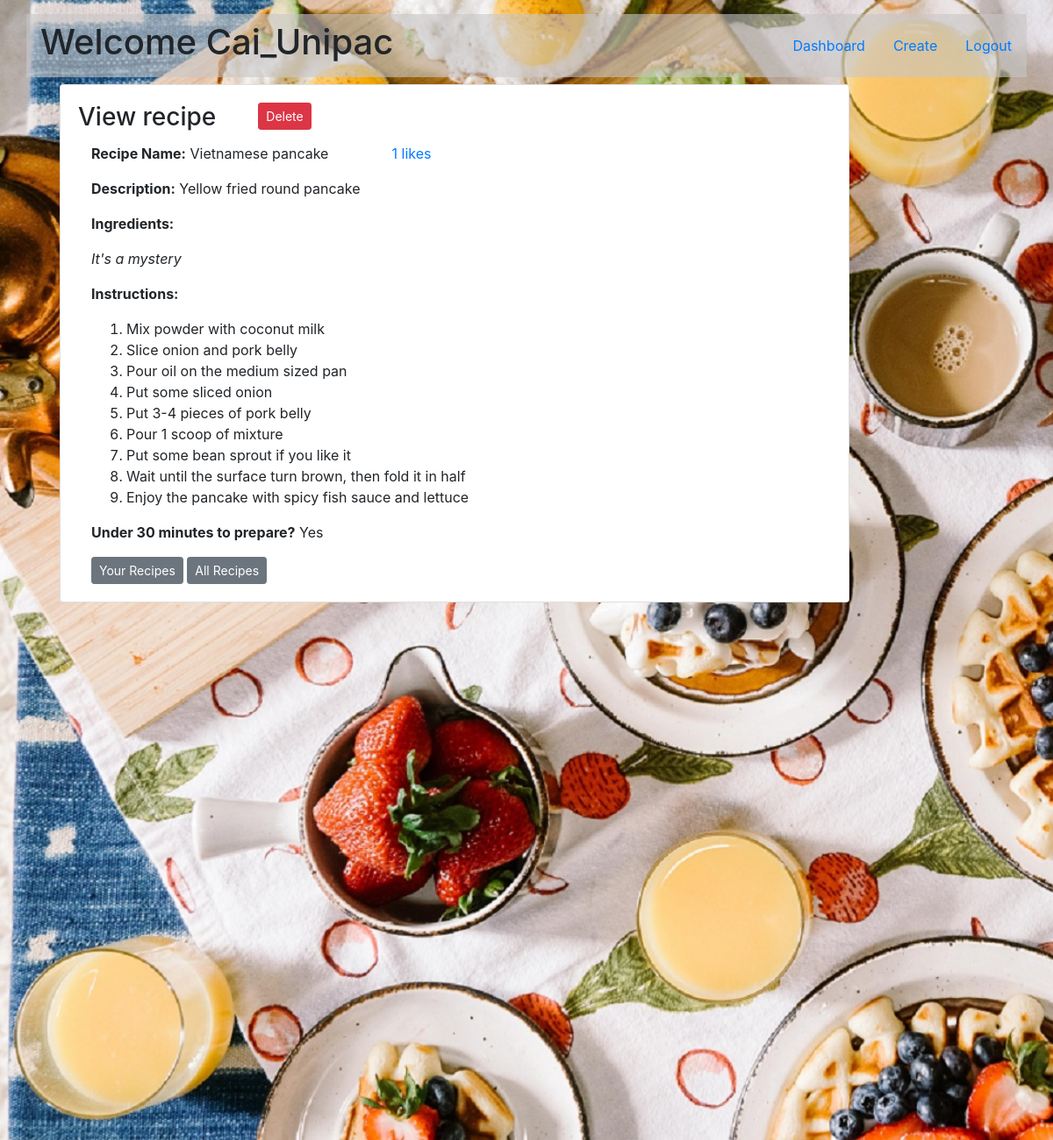
Screenshot of /instruction/3 (signed in) with the database file from the repository.
### models.py (models this page shows)
class User(db.Model):
    id = db.Column(db.Integer, primary_key=True, autoincrement=True)
    user_name = db.Column(db.String(45), nullable=False)
    email = db.Column(db.String(45), nullable=False)
    location = db.Column(db.String(45), nullable=False)
    hashed_pw = db.Column(db.String(60), nullable=False)
    birthdate = db.Column(db.String(15), nullable=False)
    created_at = db.Column(db.DateTime, server_default=func.now())
    updated_at = db.Column(
        db.DateTime, server_default=func.now(), onupdate=func.now())
    recipes_this_user_likes = db.relationship('Recipe', secondary=likes_table)

class Recipe(db.Model):
    id = db.Column(db.Integer, primary_key=True, autoincrement=True)
    name = db.Column(db.String(100), nullable=False)
    description = db.Column(db.Text, nullable=False)
    ingredients = db.Column(db.Text(), nullable=False)
    instructions = db.Column(db.Text, nullable=False)
    under30 = db.Column(db.String(3), default="Yes", nullable=False)
    author_id = db.Column(db.Integer, db.ForeignKey('user.id'), nullable=False)
    author = db.relationship('User', foreign_keys=[
                             author_id], backref='recipes', lazy=True)
    users_who_like_this_recipe = db.relationship('User', secondary=likes_table)

### controller_functions.py (the view)
def display_instruction(recipe_id):
    if session['userID']:
        user = User.query.get(session['userID'])
        recipe = Recipe.query.get(recipe_id)
        liked_recipes = []
        been_liked = False
        for recipe_user_liked in user.recipes_this_user_likes:
            liked_recipes.append(recipe_user_liked.id)
            if recipe_user_liked.id == recipe.id:
                been_liked = True
        return render_template('display_instruction.html', user=user, recipe=recipe, liked_recipes=liked_recipes, been_liked=been_liked)
    else:
        return redirect('/')

### templates/display_instruction.html (shortened to what this page needs)
<!DOCTYPE html>
<html class="no-js">
  <head>
    <link
      rel="stylesheet"
      href="https://stackpath.bootstrapcdn.com/bootstrap/4.1.3/css/bootstrap.min.css"
    />
    <link
      rel="stylesheet"
      type="text/css"
      href="{{ url_for('static', filename='styles/index.css') }}"
    />
  </head>
  <body>
    <div class="instructions pb-5">
      <div class="container pt-3">
        <nav class="navbar row transparent">
          <h1>Welcome {{ user.user_name }}</h1>
          <div class="text-right row">
            <a href="/dashboard" class="nav-link">Dashboard</a>
            <a href="/create" class="nav-link">Create</a>
            <a href="/logout" class="nav-link">Logout</a>
          </div>
        </nav>
        <div class="container">
          <div class="card card col-md-10 m-2 recipe-instruction">
            <div class="card-body">
              <div class="row">
                <h3 class="card-title mr-5">View recipe</h3>
                {% if recipe.author_id != user.id %} {% if been_liked %}
                <form
                  id="unlikeForm"
                  action="/unlike"
                  method="POST"
                  class="d-inline mt-0"
                >
                  <input
                    type="text"
                    name="recipe_id"
                    value="{{ recipe.id }}"
                    class="unlike_input"
                  />
                  <button
                    type="submit"
                    class="btn btn-sm btn-warning"
                    id="unliked"
                  >
                    Unlike
                  </button>
                </form>
                {% else %}
                <form
                  id="likeForm"
                  action="/like"
                  method="POST"
                  class="d-inline mt-0"
                >
                  <input
                    type="text"
                    name="recipe_id"
                    value="{{ recipe.id }}"
                    class="like_input"
                  />
                  <button type="submit" class="btn btn-sm btn-info" id="liked">
                    Like
                  </button>
                </form>
                {% endif %} {% else %}
                <div class="d-inline mt-0">
                  <a
                    href="{{ recipe.id }}/delete"
                    class="btn btn-sm btn-danger mb-0"
                    >Delete</a
                  >
                </div>
                {% endif %}
              </div>
              <div class="row">
                <p class="col-md-5">
                  <strong>Recipe Name:</strong> {{ recipe.name }}
                </p>
                <p class="text-primary">{{ liked_recipes | length }} likes</p>
              </div>
              <div>
                <p><strong>Description:</strong> {{ recipe.description }}</p>
              </div>
              <div>
                <p><strong>Ingredients:</strong></p>
                {% if recipe.ingredients %}
                <ol>
                  {% for item in recipe.ingredients.split(",") %}
                  <li>{{ item }}</li>
                  {% endfor %}
                </ol>
                {% else %}
                <p><i>It's a mystery</i></p>
                {% endif %}
              </div>
              <div>
                <p><strong>Instructions:</strong></p>
                <ol>
                  {% for step in recipe.instructions.split(".") %}
                  <li>{{ step }}</li>
                  {% endfor %}
                </ol>
              </div>
              <div>
                <p>
                  <strong>Under 30 minutes to prepare?</strong>
                  {{ recipe.under30 }}
                </p>
              </div>
              <a href="/review" class="btn btn-sm btn-secondary" type="submit">
                Your Recipes
              </a>
              <a
                href="/all_recipes"
                class="btn btn-sm btn-secondary"
                type="submit"
              >
                All Recipes
              </a>
            </div>
          </div>
        </div>
      </div>
    </div>
  </body>
</html>

### static/styles/index.css (style rules this page uses)
.transparent { background: rgba(201, 199, 199, 0.6); }
.instructions { height: 1300px; background-image: url("../img/muffin-egg-breakfast.jpg"); background-size: cover; }
.recipe-instruction { -webkit-animation-name: moveInLeft; animation-name: moveInLeft; -webkit-animation-duration: 1s; animation-duration: 1s; -webkit-animation-timing-function: ease-out; animation-timing-function: ease-out; }

### rows the page displays
User: user_name "Cai_Unipac"
Recipe: name "Vietnamese pancake", description "Yellow fried round pancake", under30 "Yes"

### other values shown
{{ liked_recipes | length }} "1"
{{ step }} "Mix powder with coconut milk" "Slice onion and pork belly" "Pour oil on the medium sized pan" "Put some sliced onion" "Put 3-4 pieces of pork belly" "Pour 1 scoop of mixture" "Put some bean sprout if you like it" "Wait until the surface turn brown, then fold it in half" "Enjoy the pancake with spicy fish sauce and lettuce"
